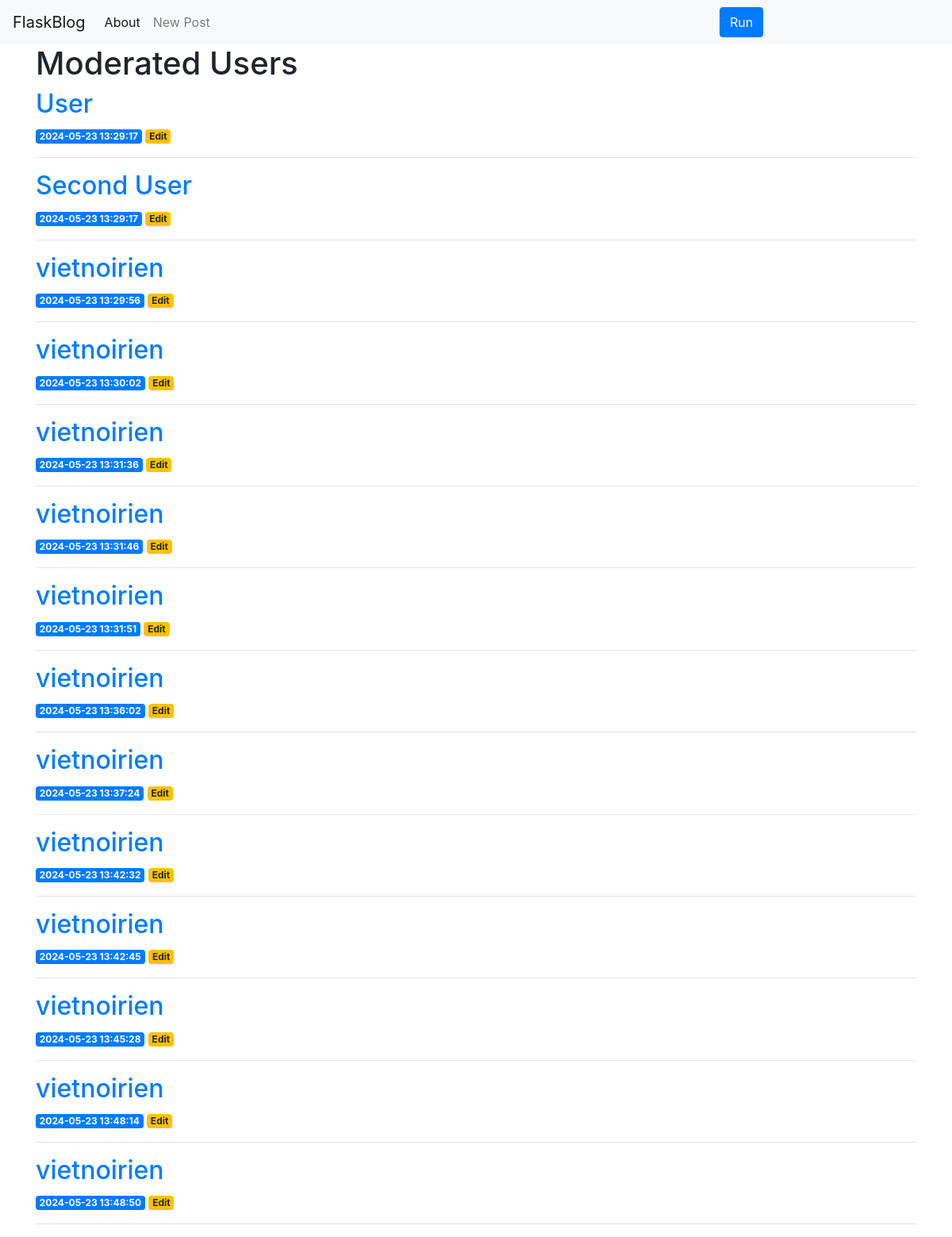
Before: / with the older database file.
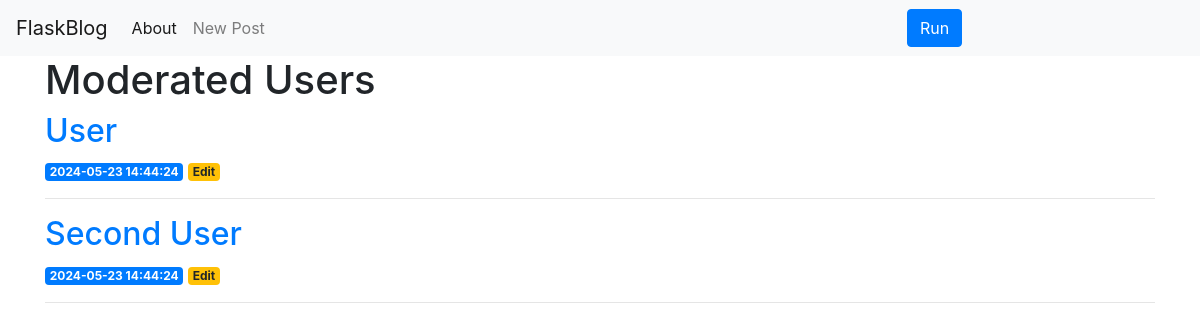
After: the same page with the newer database file.
### tables this page shows
CREATE TABLE posts (
    id INTEGER PRIMARY KEY AUTOINCREMENT,
    created TIMESTAMP NOT NULL DEFAULT CURRENT_TIMESTAMP,
    author TEXT NOT NULL,
    message TEXT NOT NULL,
    moderation TEXT NOT NULL
);

### project.py (the view)
@app.route('/')
def index():
    conn = get_db_connection()
    posts = conn.execute("SELECT * FROM posts").fetchall()
    conn.close()
    return render_template('index.html', posts=posts)

### project.py (called while the page is built)
def get_db_connection():
    conn = sqlite3.connect("database.db")
    conn.row_factory = sqlite3.Row
    return conn

### templates/index.html
{% extends 'base.html' %}
{% block content %}
    <h1>{% block title %} Moderated Users {% endblock %}</h1>
    {% for post in posts %}
        <a href="{{ url_for('post', post_id=post['id']) }}" >
            <h2>{{post['author']}}</h2>
        </a>
        <span class="badge badge-primary">{{post['created']}}</span>
        <a href="{{ url_for('edit', id=post['id']) }}">
            <span class="badge badge-warning">Edit</span>
        </a>
        <hr >
    {% endfor %}
{% endblock %}

### templates/base.html (shortened to what this page needs)
<!doctype html>
<html lang="en">
  <head>
    <link rel="stylesheet" href="https://stackpath.bootstrapcdn.com/bootstrap/4.3.1/css/bootstrap.min.css">
  </head>
  <body>
    <nav class="navbar navbar-expand-md navbar-light bg-light">
        <a class="navbar-brand" href="{{ url_for('index')}}">FlaskBlog</a>
        <div class="collapse navbar-collapse" id="navbarNav">
            <ul class="navbar-nav">
            <li class="nav-item active">
                <a class="nav-link" href="#">About</a>
            </li>
            <li class="nav-item" >
              <a class="nav-link" href="{{url_for('create')}}">New Post</a>
            </li>
            </ul>
        </div>
        <div class="col-md-3 text-end">
          <form action="/run" method="post">
            <input type="submit" value="Run" class="btn btn-primary">
          </form>
    </nav>
    <div class="container">
        {% block content %} {% endblock %}
    </div>
  </body>
</html>

Changed rows visible on the page:
removed posts: author "vietnoirien", created "2024-05-23 13:29:56"
removed posts: author "vietnoirien", created "2024-05-23 13:30:02"
removed posts: author "vietnoirien", created "2024-05-23 13:31:36"
removed posts: author "vietnoirien", created "2024-05-23 13:31:46"
removed posts: author "vietnoirien", created "2024-05-23 13:31:51"
removed posts: author "vietnoirien", created "2024-05-23 13:36:02"
removed posts: author "vietnoirien", created "2024-05-23 13:37:24"
removed posts: author "vietnoirien", created "2024-05-23 13:42:32"
removed posts: author "vietnoirien", created "2024-05-23 13:42:45"
removed posts: author "vietnoirien", created "2024-05-23 13:45:28"
removed posts: author "vietnoirien", created "2024-05-23 13:48:14"
removed posts: author "vietnoirien", created "2024-05-23 13:48:50"
changed posts "User": created "2024-05-23 13:29:17" → "2024-05-23 14:44:24"
changed posts "Second User": created "2024-05-23 13:29:17" → "2024-05-23 14:44:24"
